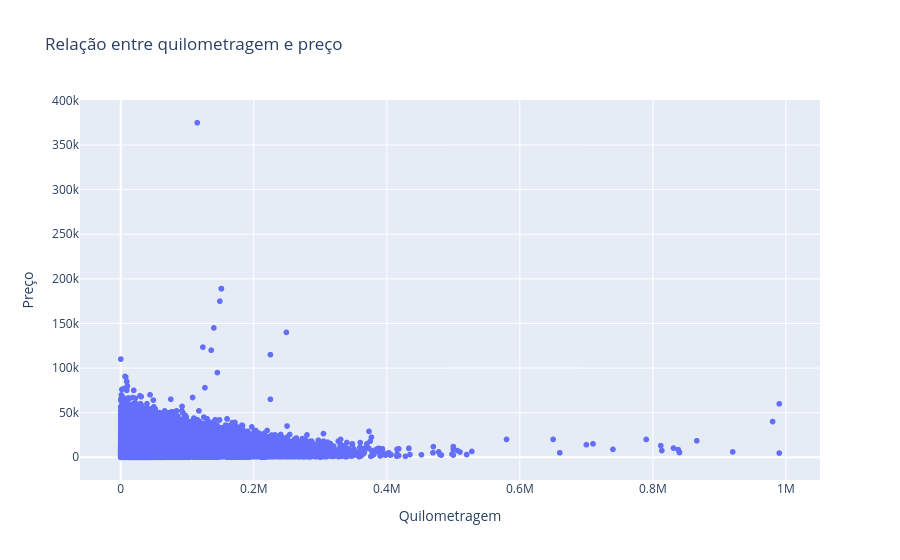

Notebook code for this chart:
### Code cell
## 8. Relação entre preço e quilometragem

fig = px.scatter(
    car_data,
    x='odometer',
    y='price',
    title='Relação entre quilometragem e preço',
    labels={'odometer': 'Quilometragem', 'price': 'Preço'})

fig.show()

### Figure 1 — Plotly figure (JSON) as saved in the notebook; plotly's stock layout.template omitted (floating-point values rounded to 4 significant figures; data arrays with more than 128 entries replaced by an {"elided": "..."} marker saying what was removed)
{"data": [{"hovertemplate": "Quilometragem=%{x}<br>Preço=%{y}<extra></extra>", "legendgroup": "", "marker": {"color": "#636efa", "symbol": "circle"}, "mode": "markers", "name": "", "showlegend": false, "type": "scattergl", "x": {"elided": "51525 float values"}, "xaxis": "x", "y": {"elided": "51525 int values"}, "yaxis": "y"}], "layout": {"legend": {"tracegroupgap": 0}, "title": {"text": "Relação entre quilometragem e preço"}, "xaxis": {"anchor": "y", "domain": [0, 1], "title": {"text": "Quilometragem"}}, "yaxis": {"anchor": "x", "domain": [0, 1], "title": {"text": "Preço"}}}}
